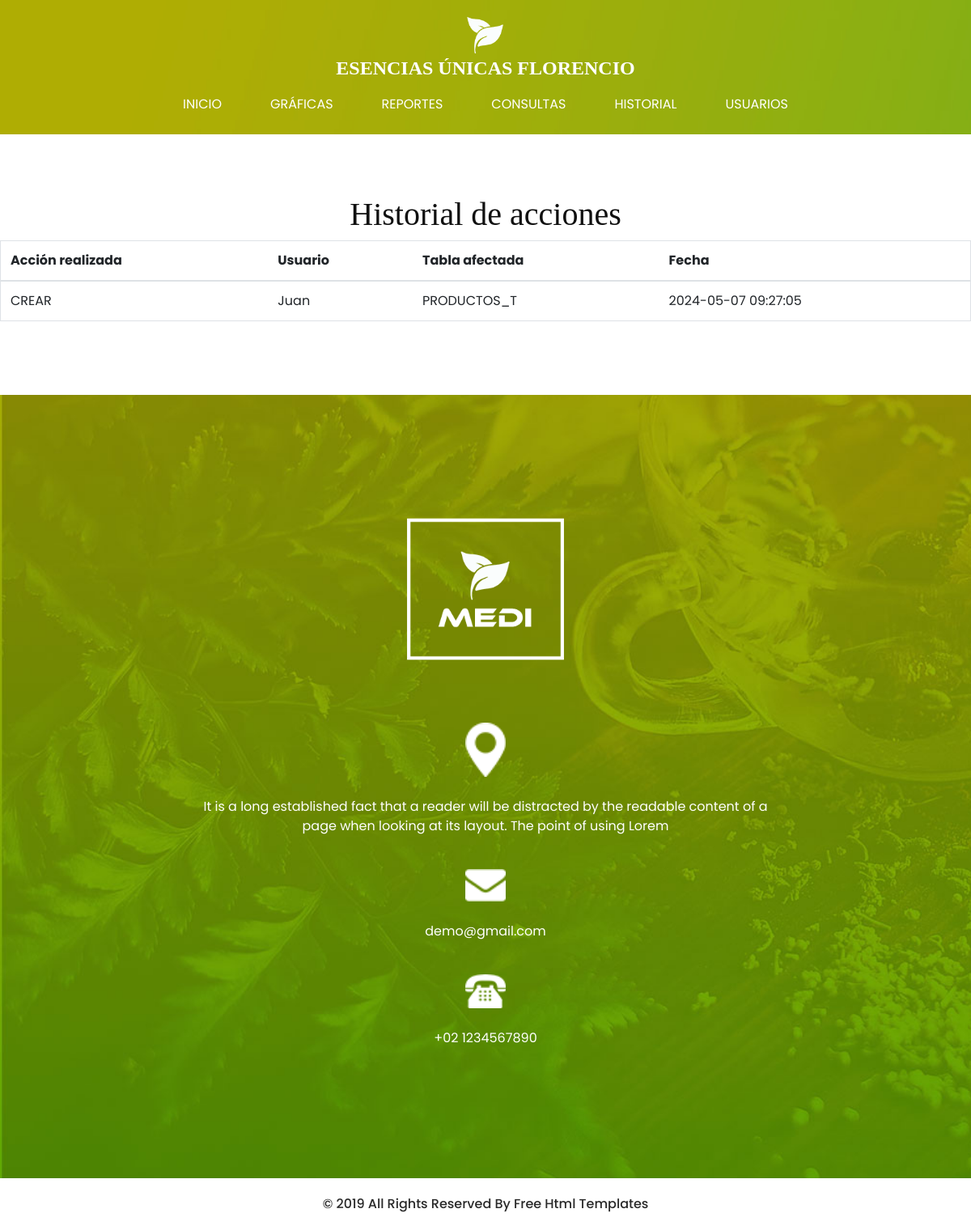
The page /historial.php on the database its author committed.
### tables this page shows
CREATE TABLE `historial_acciones_t` (
  `ID_HA` int(11) NOT NULL,
  `ID_US_HA` int(11) DEFAULT NULL,
  `NOMBRE_US_HA` varchar(250) DEFAULT NULL,
  `ACCION_HA` varchar(30) DEFAULT NULL,
  `TABLA_AFECTADA_HA` varchar(250) DEFAULT NULL,
  `FECHA_HA` datetime DEFAULT NULL,
  `ESTATUS_HA` int(11) DEFAULT NULL
);

### historial.php (the view, shortened to what this page needs)
<!DOCTYPE html>
<html>
<head>
  <link rel="stylesheet" type="text/css"
    href="https://cdnjs.cloudflare.com/ajax/libs/OwlCarousel2/2.1.3/assets/owl.carousel.min.css" />
  <link rel="stylesheet" type="text/css" href="css/bootstrap.css" />
  <link href="css/style.css" rel="stylesheet" />
  <link href="css/responsive.css" rel="stylesheet" />
</head>
<body class="sub_page">
  <?php include 'conn.php';?>
  <div class="hero_area">
    <header class="header_section">
      <div class="container-fluid">
        <nav class="navbar navbar-expand-lg custom_nav-container pt-3">
          <a class="navbar-brand" href="index.html">
            <img src="images/logo.png" alt="" />
            <span>
              Esencias Únicas Florencio
            </span>
          </a>
          <div class="collapse navbar-collapse" id="navbarSupportedContent">
            <div class="d-flex ml-auto flex-column flex-lg-row align-items-center">
              <ul class="navbar-nav  ">
                <li class="nav-item active">
                  <a class="nav-link" href="inicio.php">Inicio <span class="sr-only">(current)</span></a>
                </li>
                <li class="nav-item">
                  <a class="nav-link" href="graficas.php"> Gráficas </a>
                </li>
                <li class="nav-item">
                  <a class="nav-link" href="reportes.php"> Reportes </a>
                </li>
                <li class="nav-item">
                  <a class="nav-link" href="consultas.php"> Consultas </a>
                </li>
                <li class="nav-item">
                  <a class="nav-link" href="historial.php"> Historial </a>
                </li>
                <li class="nav-item">
                  <a class="nav-link" href="usuarios.php">Usuarios</a>
                </li>
              </ul>
            </div>
          </div>
        </nav>
      </div>
    </header>
  </div>
     <section class="about_section layout_padding">
    <h1 class="text-center">Historial de acciones</h1>
        <table class="table table-hover border">
            <thead>
                <tr>
                    <th scope="col">Acción realizada</th>
                    <th scope="col">Usuario</th>
                    <th scope="col">Tabla afectada</th>
                    <th scope="col">Fecha</th>
                </tr>
            </thead>
            <tbody>
                <?php
                $sql = "SELECT ID_HA, ACCION_HA, NOMBRE_US_HA, TABLA_AFECTADA_HA, FECHA_HA FROM HISTORIAL_ACCIONES_T";
                $resultado = $conn->query($sql);
                if ($resultado->num_rows > 0) {
                    while ($row = $resultado->fetch_assoc()) {
                        echo "<tr>";
                        echo "<td>" . $row['ACCION_HA'] . "</td>";
                        echo "<td>" . $row['NOMBRE_US_HA'] . "</td>";
                        echo "<td>" . $row['TABLA_AFECTADA_HA'] . "</td>";
                        echo "<td>" . $row['FECHA_HA'] . "</td>";
                        echo "</tr>";
                    }
                } else {
                    echo "<tr><td colspan='5'>No hay registros</td></tr>";
                }
                ?>
            </tbody>
        </table>
    </section>
    <?php
      include 'footer.php'
    ?>
</body>
</html>

### css/style.css (style rules this page uses)
h1, h2, h3 { font-family: "Ethnocentric"; }
body { font-family: "poppins", sans-serif; color: #101010; background-color: #ffffff; }
.layout_padding { padding: 75px 0; }
.hero_area { height: 98vh; background-image: url(../images/hero.jpg); background-size: cover; background-attachment: fixed; }
.sub_page .hero_area { height: auto; }
.header_section .container-fluid { padding-right: 25px; padding-left: 25px; }
.custom_nav-container.navbar-expand-lg .navbar-nav .nav-link { padding: 10px 30px; color: #ffffff; text-align: center; text-transform: uppercase; }
a, a:hover, a:focus { text-decoration: none; }
.navbar-brand, .navbar-brand:hover { text-transform: uppercase; font-weight: bold; font-size: 24px; color: #fafcfd; }
.navbar-brand { display: -webkit-box; display: -ms-flexbox; display: flex; -webkit-box-align: center; -ms-flex-align: center; align-items: center; -webkit-box-orient: vertical; -webkit-box-direction: normal; -ms-flex-direction: column; flex-direction: column; align-items: center; margin-right: 0; }
.navbar-brand img { width: 45px; }
.navbar-brand span { font-size: 24px; font-weight: 700; color: #ffffff; font-family: "Ethnocentric"; }
.custom_nav-container { z-index: 99999; padding: 15px 0; -webkit-box-orient: vertical; -webkit-box-direction: normal; -ms-flex-direction: column; flex-direction: column; -webkit-box-align: center; -ms-flex-align: center; align-items: center; }

### rows shown on the page
historial_acciones_t: ACCION_HA "CREAR", NOMBRE_US_HA "Juan", TABLA_AFECTADA_HA "PRODUCTOS_T", FECHA_HA "2024-05-07 09:27:05"
